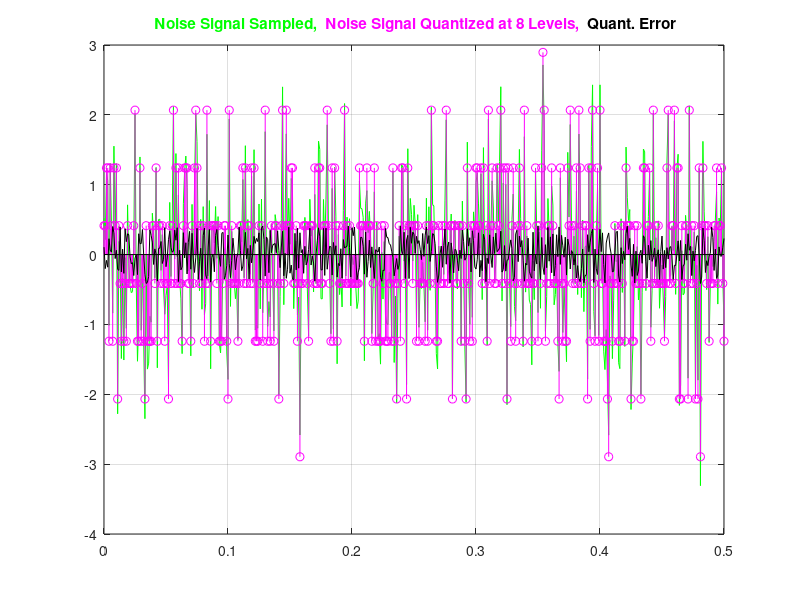
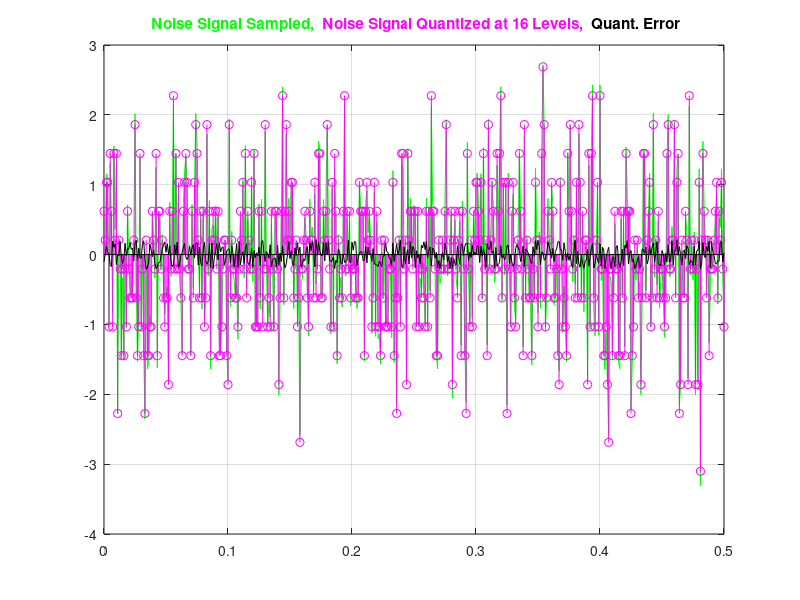

The MATLAB source for these figures, in order:

% x = noise signal
t = 0:0.001:.5;
N = size(t);
x = randn(N);
Amp = max(abs(x));


% 8 levels quantization
Nq = 8;
step = Amp/(Nq/2);
partition = (-Amp+step:step:Amp-step);
codebook = (-Amp+(step/2):step:Amp-(step/2));

[~,quants,~] = quantiz(x,partition,codebook);
plot(t,x,'g')
hold on
stem(t,quants,'m')


hold on
qerr=x-quants;
max(abs(qerr))
plot(t, qerr,'k');
title('\color{green} Noise Signal Sampled, \color{magenta} Noise Signal Quantized at 8 Levels, \color{black} Quant. Error')
grid on

% 16 levels quantization
Nq = 16;
step = Amp/(Nq/2);
partition = (-Amp+step:step:Amp-step);
codebook = (-Amp+(step/2):step:Amp-(step/2));

[~,quants,~] = quantiz(x,partition,codebook);
figure
plot(t,x,'g')
hold on
stem(t,quants,'m')
hold on

% qerr = Quntization error
qerr=x-quants;
max(abs(qerr))
plot(t, qerr,'k');
title('\color{green} Noise Signal Sampled, \color{magenta} Noise Signal Quantized at 16 Levels, \color{black} Quant. Error')
grid on
